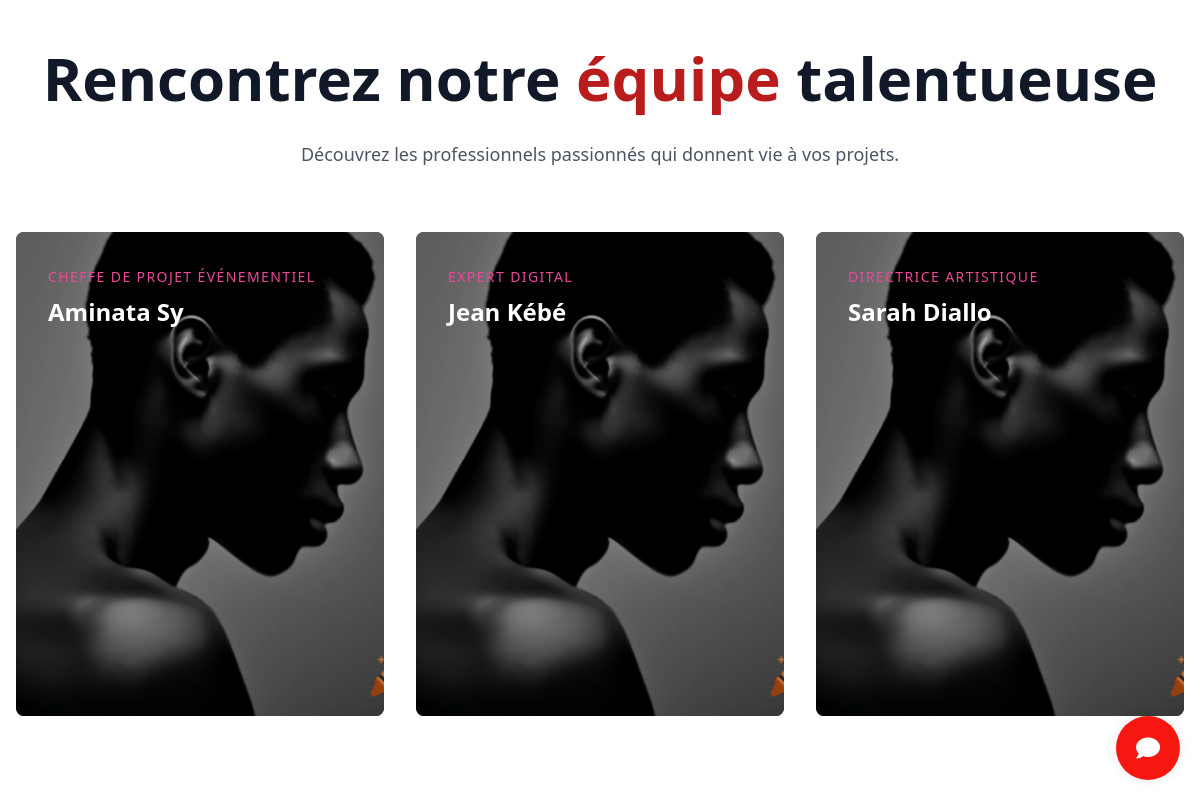
The app's page /equipe/, older data.
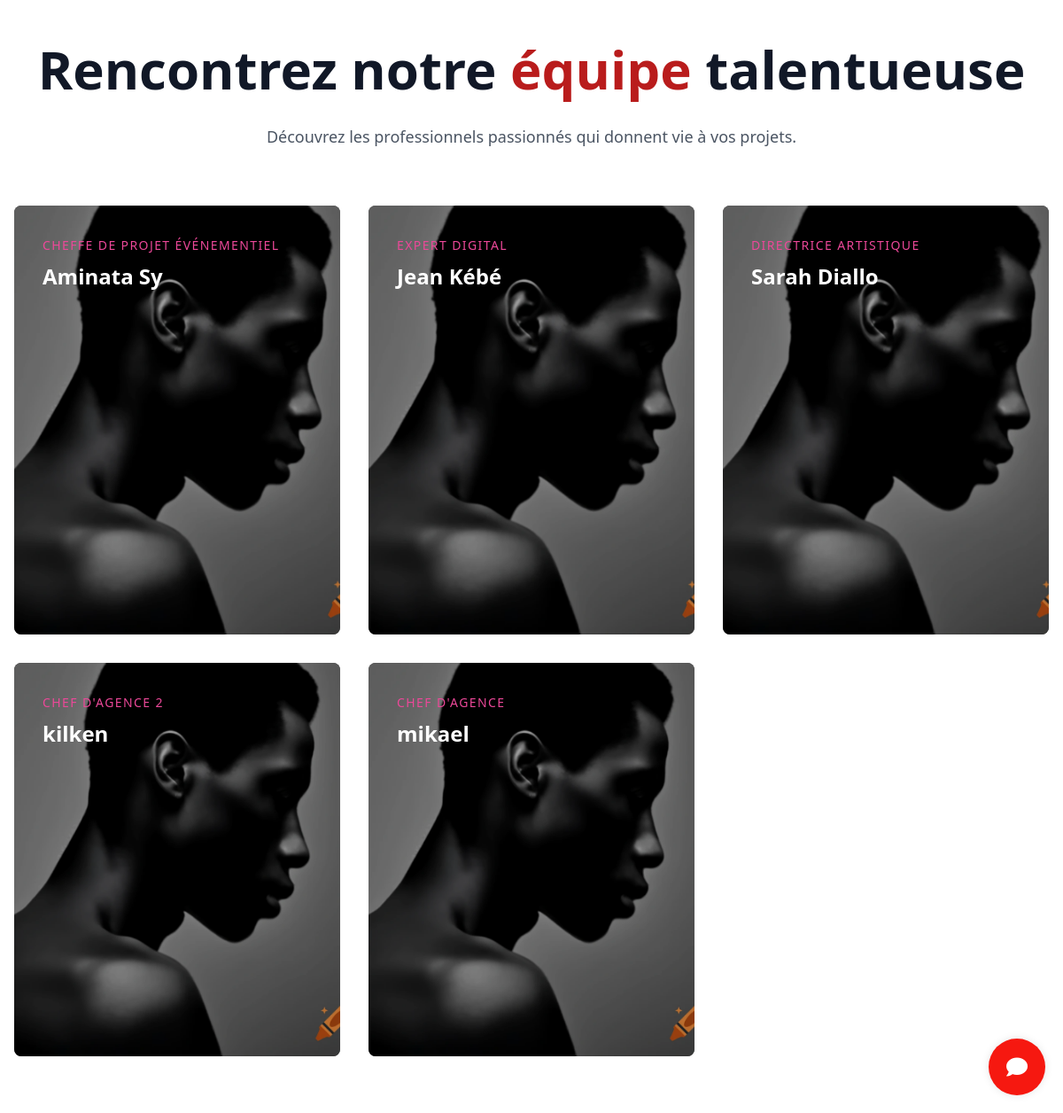
The same page, newer data.
### core/models.py (models this page shows, shortened)
class TeamMember(models.Model):
    nom = models.CharField(max_length=100)
    poste = models.CharField(max_length=100)
    photo = models.ImageField(upload_to='equipe/')
    bio = models.TextField()
    competences = models.CharField(max_length=255, blank=True)
    lien_linkedin = models.URLField(blank=True)
    lien_twitter = models.URLField(blank=True)

### core/views.py (the view)
# urls.py: path('equipe/', equipe_list_view, name='equipe'),
def equipe_list_view(request):
    team_members = TeamMember.objects.all().order_by('nom')
    return render(request, 'libis/equipe.html', {'team_members': team_members})

### core/templates/libis/equipe.html (shortened to what this page needs)
{% extends "base.html" %}
{% load static %}
{% block content %}
<div class="flex flex-col items-center justify-center py-12">
    <h1 class="mb-8 text-4xl font-extrabold text-center text-gray-900 sm:text-5xl lg:text-6xl">
        Rencontrez notre <span class="text-red-700">équipe</span> talentueuse
    </h1>
    <p class="max-w-2xl px-4 mb-12 text-lg text-center text-gray-600">
        Découvrez les professionnels passionnés qui donnent vie à vos projets.
    </p>
    <div class="grid grid-cols-1 gap-8 p-4 sm:grid-cols-2 lg:grid-cols-3">
        {% for member in team_members %}
        <div class="group relative block overflow-hidden rounded-lg bg-black transition-all duration-300 hover:shadow-xl">
            {% if member.photo %}
            <img
                src="{{ member.photo.url }}"
                alt="{{ member.nom }}"
                class="absolute inset-0 h-full w-full object-cover opacity-75 transition-opacity group-hover:opacity-50"
                loading="lazy"
            >
            {% else %}
            <div class="absolute inset-0 bg-gray-700 opacity-75"></div>
            {% endif %}
            <div class="relative p-6 sm:p-8">
                <span class="text-sm font-medium tracking-widest text-pink-500 uppercase">
                    {{ member.poste }}
                </span>
                <h3 class="mt-2 text-xl font-bold text-white sm:text-2xl">
                    {{ member.nom }}
                </h3>
                <div class="mt-32 transition-all duration-500 sm:mt-48 lg:mt-64">
                </div>
            </div>
        </div>
        {% empty %}
        <div class="col-span-full py-12 text-center">
            <p class="text-gray-500">Aucun membre d'équipe à afficher pour le moment.</p>
        </div>
        {% endfor %}
    </div>
</div>
{% endblock %}

### core/templates/base.html (shortened to what this page needs)
{% load static %}
<!DOCTYPE html>
<html lang="en">
<head>
    <script src="https://cdn.tailwindcss.com"></script>
    <link href="https://cdn.jsdelivr.net/npm/@fortawesome/fontawesome-free@5.15.4/css/all.min.css" rel="stylesheet">
</head>
<body class="min-h-screen relative">
<button id="open-popup-btn">
    <i id="popup-icon" class="fas fa-comment"></i>
</button>
    <button class="top-3 right-6  fixed z-30 md:z-50   bg-white rounded-full p-2 " type="button" data-drawer-target="drawer-navigation" data-drawer-show="drawer-navigation" aria-controls="drawer-navigation">
    </button>
     {% block content %} {% endblock content %}
</body>
</html>

Row changes from the older to the newer data that the page shows:
added TeamMember: photo (picture), poste "CHEF D'AGENCE 2", nom "kilken"
added TeamMember: photo (picture), poste "CHEF D'AGENCE", nom "mikael"
